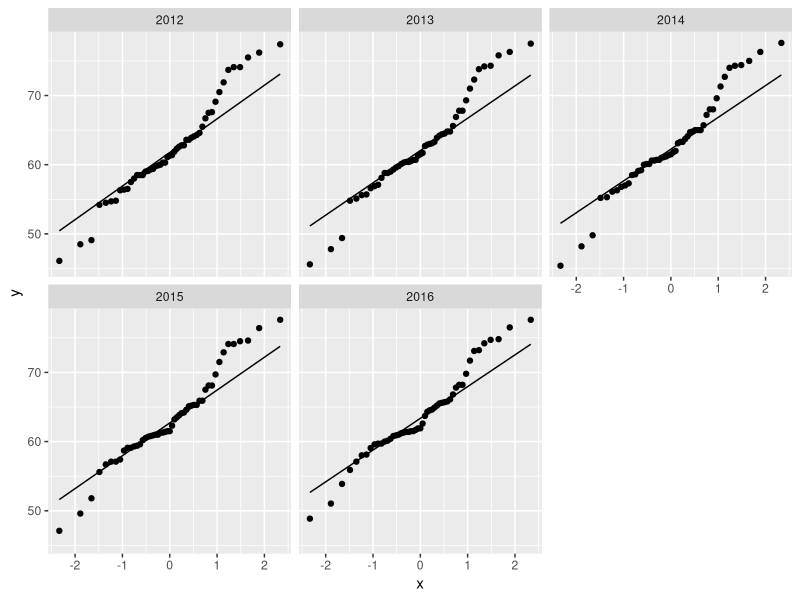
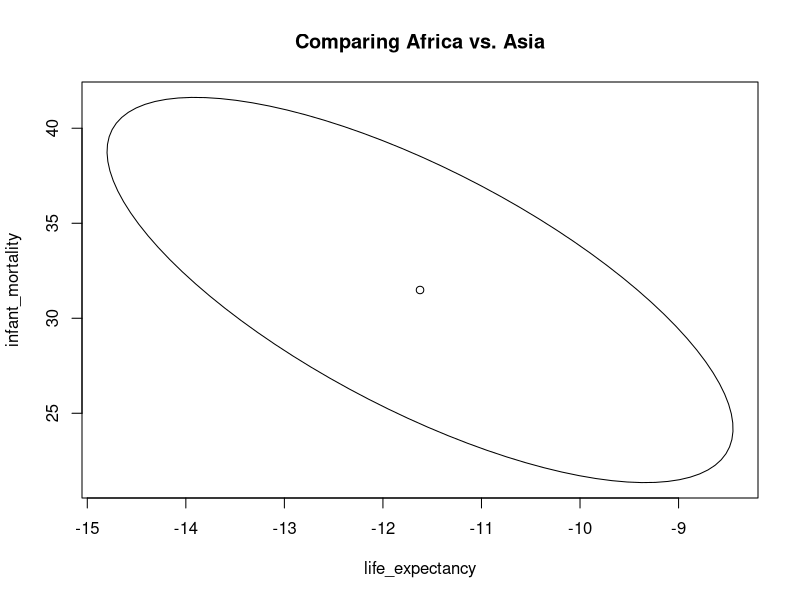
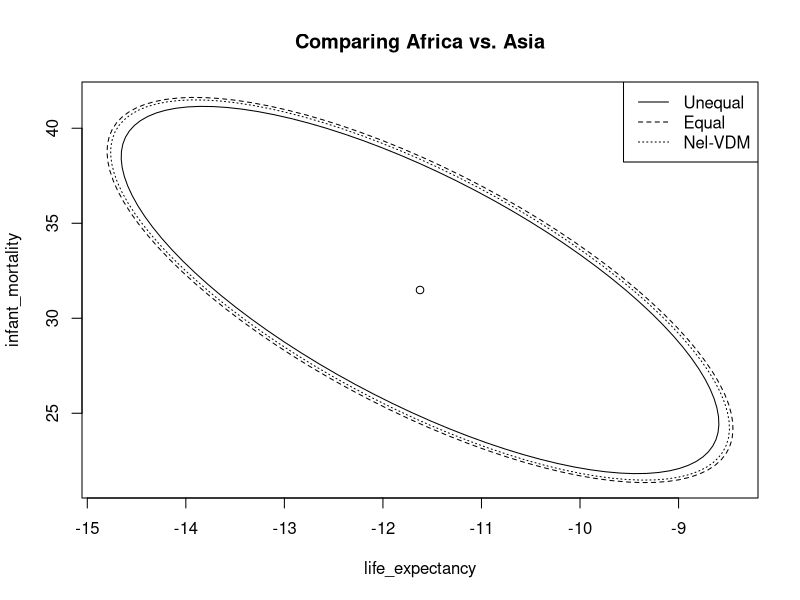

Here is the R script that generated these plots, in order:
## ----setup, include=FALSE------------------------------------------------
knitr::opts_chunk$set(cache=TRUE)


## ----message = FALSE-----------------------------------------------------
library(tidyverse)
library(dslabs)

dataset <- gapminder %>% 
  filter(year %in% 2012:2016, 
         continent == "Africa") %>% 
  select(year, country, life_expectancy)


## ----message = FALSE-----------------------------------------------------
# QQ-plots to assess normality
dataset %>% 
  ggplot(aes(sample = life_expectancy)) + 
  stat_qq() + stat_qq_line() + 
  facet_wrap(~year)


## ------------------------------------------------------------------------
C <- matrix(c(1, -1, 0, 0, 0,
              1, 0, -1, 0, 0,
              1, 0, 0, -1, 0,
              1, 0, 0, 0, -1),
            ncol = 5, byrow = TRUE)
C


## ------------------------------------------------------------------------
# Transform data into wide format
dataset <- dataset %>% 
  spread(year, life_expectancy)

head(dataset)


## ------------------------------------------------------------------------
# Compute test statistic
dataset <- dataset %>% 
  select(-country) %>% 
  as.matrix()
n <- nrow(dataset); p <- ncol(dataset)

mu_hat <- colMeans(dataset)
mu_hat


## ----eval = TRUE---------------------------------------------------------
Sn <- cov(dataset)
test_statistic <- n * t(C %*% mu_hat) %*% 
  solve(C %*% Sn %*% t(C)) %*% (C %*% mu_hat)

const <- (n - 1)*(p - 1)/(n - p + 1)
critical_val <- const * qf(0.95, df1 = p - 1,
                           df2 = n - p + 1)

drop(test_statistic) > critical_val


## ------------------------------------------------------------------------
alpha <- 0.05
mu_contr <- C %*% mu_hat
sample_cov <- diag(C %*% Sn %*% t(C))

mu_contr


## ------------------------------------------------------------------------
# Simultaneous CIs
simul_ci <- cbind(mu_contr - sqrt(critical_val*
                                    sample_cov/n),
                  mu_contr + sqrt(critical_val*
                                    sample_cov/n))


## ------------------------------------------------------------------------
# Bonferroni adjustment
bonf_ci <- cbind(mu_contr - qt(1-0.5*alpha/(p-1), 
                               n - 1) *
                   sqrt(sample_cov/n),
                 mu_contr + qt(1-0.5*alpha/(p-1), 
                               n - 1) *
                   sqrt(sample_cov/n))


## ------------------------------------------------------------------------
simul_ci
bonf_ci


## ----message = FALSE-----------------------------------------------------
dataset1 <- gapminder %>% 
  filter(year == 2012, 
         continent == "Africa",
         !is.na(infant_mortality)) %>% 
  select(life_expectancy, infant_mortality) %>% 
  as.matrix()
dim(dataset1)

dataset2 <- gapminder %>% 
  filter(year == 2012, 
         continent == "Asia",
         !is.na(infant_mortality)) %>% 
  select(life_expectancy, infant_mortality) %>% 
  as.matrix()
dim(dataset2)

n1 <- nrow(dataset1); n2 <- nrow(dataset2)
p <- ncol(dataset1)


## ------------------------------------------------------------------------
(mu_hat1 <- colMeans(dataset1))
(mu_hat2 <- colMeans(dataset2))

(S1 <- cov(dataset1))
(S2 <- cov(dataset2))

# Even though it doesn't look reasonable
# We will assume equal covariance for now


## ------------------------------------------------------------------------
mu_hat_diff <- mu_hat1 - mu_hat2

S_pool <- ((n1 - 1)*S1 + (n2 - 1)*S2)/(n1+n2-2)

test_statistic <- t(mu_hat_diff) %*% 
  solve((n1^-1 + n2^-1)*S_pool) %*% mu_hat_diff

const <- (n1 + n2 - 2)*p/(n1 + n2 - p - 2)
critical_val <- const * qf(0.95, df1 = p,
                           df2 = n1 + n2 - p - 2)

drop(test_statistic) > critical_val


## ----echo = FALSE--------------------------------------------------------
R <- solve((n1^-1 + n2^-1)*S_pool)
transf <- chol(R)

# First create a circle of radius c
theta_vect <- seq(0, 2*pi, length.out = 100)
circle <- sqrt(critical_val) * cbind(cos(theta_vect), sin(theta_vect))
# Then turn into ellipse
ellipse1 <- circle %*% t(solve(transf)) + 
  matrix(mu_hat_diff, ncol = p, 
         nrow = nrow(circle), 
         byrow = TRUE)

plot(ellipse1, type = 'l',
     xlab = colnames(dataset1)[1],
     ylab = colnames(dataset1)[2],
     main = "Comparing Africa vs. Asia")
points(x = mu_hat_diff[1],
       y = mu_hat_diff[2])


## ------------------------------------------------------------------------
test_statistic <- t(mu_hat_diff) %*% 
  solve(n1^-1*S1 + n2^-1*S2) %*% mu_hat_diff

critical_val <- qchisq(0.95, df = p)

drop(test_statistic) > critical_val


## ----echo = FALSE--------------------------------------------------------
R <- solve(n1^-1*S1 + n2^-1*S2)
transf <- chol(R)

# First create a circle of radius c
theta_vect <- seq(0, 2*pi, length.out = 100)
circle <- sqrt(critical_val) * cbind(cos(theta_vect), sin(theta_vect))
# Then turn into ellipse
ellipse2 <- circle %*% t(solve(transf)) + 
  matrix(mu_hat_diff, ncol = p, 
         nrow = nrow(circle), 
         byrow = TRUE)


## ------------------------------------------------------------------------
W1 <- S1 %*% solve(n1^-1*S1 + n2^-1*S2)/n1
W2 <- S2 %*% solve(n1^-1*S1 + n2^-1*S2)/n2

trace_square <- sum(diag(W1%*%W1))/n1 + sum(diag(W2%*%W2))/n2
square_trace <- sum(diag(W1))^2/n1 + sum(diag(W2))^2/n2

nu <- (p + p^2)/(trace_square + square_trace)

const <- nu*p/(nu - p - 1)
critical_val <- const * qf(0.95, df1 = p,
                           df2 = nu - p - 1)

drop(test_statistic) > critical_val


## ----echo = FALSE--------------------------------------------------------
# First create a circle of radius c
theta_vect <- seq(0, 2*pi, length.out = 100)
circle <- sqrt(critical_val) * cbind(cos(theta_vect), sin(theta_vect))
# Then turn into ellipse
ellipse3 <- circle %*% t(solve(transf)) + 
  matrix(mu_hat_diff, ncol = p, 
         nrow = nrow(circle), 
         byrow = TRUE)

xlim <- range(c(ellipse1[,1], 
                ellipse2[,1],
                ellipse3[,1]))
ylim <- range(c(ellipse1[,2], 
                ellipse2[,2],
                ellipse3[,2]))

plot(ellipse2, type = 'l',
     xlab = colnames(dataset1)[1],
     ylab = colnames(dataset1)[2],
     xlim = xlim, ylim = ylim,
     main = "Comparing Africa vs. Asia")
points(x = mu_hat_diff[1],
       y = mu_hat_diff[2])
lines(ellipse1, lty = 2)
lines(ellipse3, lty = 3)
legend('topright', legend = c("Unequal", "Equal", "Nel-VDM"), lty = 1:3)
